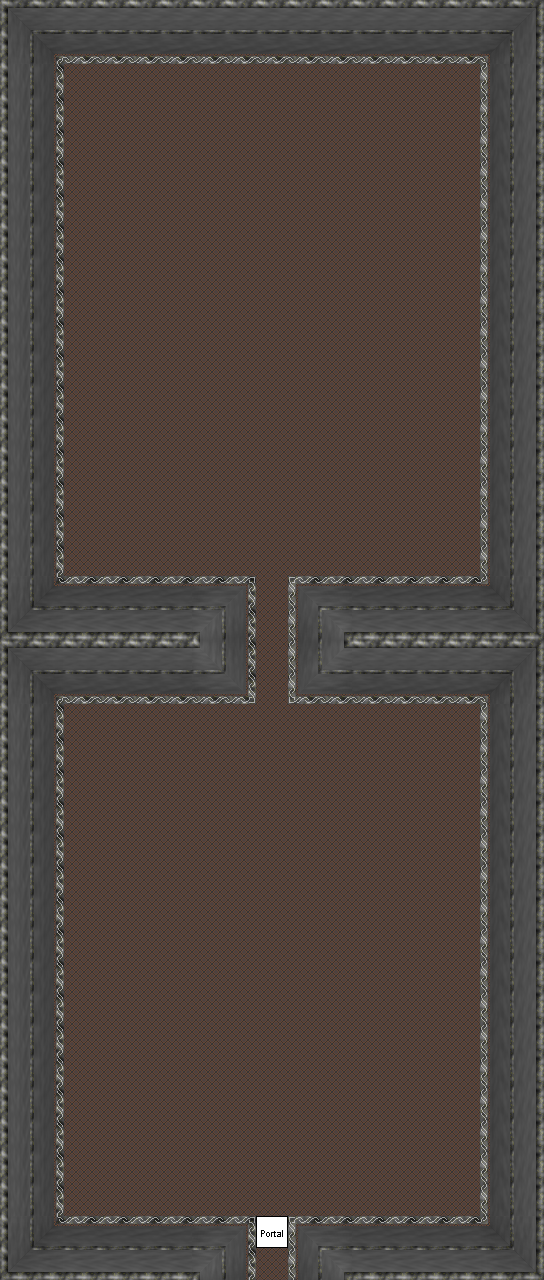

The image is a tile-based game level rendered from a .tmx file. Its description and source (layers, tilesets, objects; grid data summarised) follow:
An orthogonal 17x40 tile map with 32x32 px tiles, 6 tile layers (0_floor, 1_terrain, 2_object, 3_roof, ...), 2 hidden layers not drawn, 4 tilesets.

<map version="1.2" tiledversion="1.3.0" orientation="orthogonal" renderorder="right-down" compressionlevel="0" width="17" height="40" tilewidth="32" tileheight="32" infinite="0" nextlayerid="9" nextobjectid="1">
 <editorsettings>
  <export target="home_7.tmx" format="tmx" />
 </editorsettings>
 <tileset firstgid="1" name="logic/collision" tilewidth="32" tileheight="32" tilecount="1" columns="1">
  <image source="../../tileset/logic/collision.png" width="32" height="32" />
 </tileset>
 <tileset firstgid="2" name="int_grey" tilewidth="32" tileheight="32" tilecount="121" columns="11">
  <image source="../../tileset/building/wall/int_grey.png" width="352" height="352" />
 </tileset>
 <tileset firstgid="123" name="floor_tiles" tilewidth="32" tileheight="32" tilecount="9" columns="3">
  <image source="../../tileset/ground/indoor/floor_tiles.png" width="96" height="96" />
 </tileset>
 <tileset firstgid="132" name="logic/portal" tilewidth="32" tileheight="32" tilecount="24" columns="8">
  <image source="../../tileset/logic/portal.png" width="256" height="96" />
 </tileset>
 <layer id="1" name="0_floor" width="17" height="40">
  <data>[680 cells, 680 non-empty, 1 distinct tile ids]</data>
 </layer>
 <layer id="2" name="1_terrain" width="17" height="40">
  <data>[680 cells, 258 non-empty, 40 distinct tile ids]</data>
 </layer>
 <layer id="3" name="2_object" width="17" height="40">
  <data>[680 cells, 0 non-empty, 0 distinct tile ids]</data>
 </layer>
 <layer id="4" name="3_roof" width="17" height="40">
  <data>[680 cells, 0 non-empty, 0 distinct tile ids]</data>
 </layer>
 <layer id="5" name="4_roof_add" width="17" height="40">
  <data>[680 cells, 0 non-empty, 0 distinct tile ids]</data>
 </layer>
 <layer id="6" name="objects" width="17" height="40">
  <data>[680 cells, 1 non-empty, 1 distinct tile ids]</data>
 </layer>
 <layer id="7" name="collision" width="17" height="40" visible="0" opacity="0.24">
  <data>[680 cells, 259 non-empty, 1 distinct tile ids]</data>
 </layer>
 <layer id="8" name="protection" width="17" height="40" visible="0" opacity="0.2">
  <data>[680 cells, 0 non-empty, 0 distinct tile ids]</data>
 </layer>
</map>
